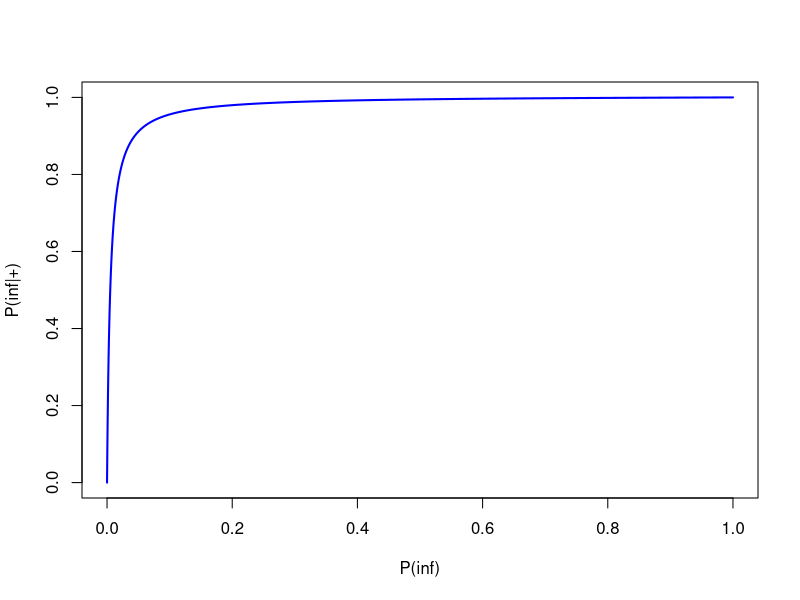
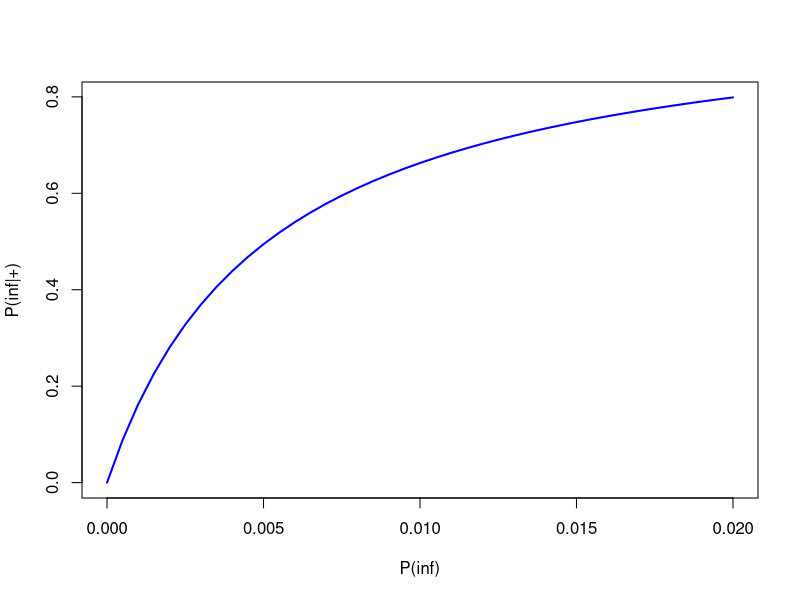

Write R code to recreate these figures, in order.
# P(inf|+) = P(+|inf) * P(inf)/[P(+|inf)*P(inf) + P(+|not inf)*P(not inf)]
inf<-seq(from = 0 , to = 1, by=0.0005)
pinf<-c()
for (i in inf) {
  p<- 0.973*i/(0.973*i+0.005*(1-i))
  pinf<-append(pinf,p)
}
plot(y =pinf,x = inf, ylab="P(inf|+)", xlab="P(inf)", type = "l",col="blue",lwd=2)

# plot when P(inf)<0.02
inf2<-seq(from = 0 , to = 0.02, by=0.0005)
pinf2<-c()
for (i in inf2) {
  p<- 0.973*i/(0.973*i+0.005*(1-i))
  pinf2<-append(pinf2,p)
}
plot(y =pinf2,x = inf2, ylab="P(inf|+)", xlab="P(inf)", type = "l",col="blue",lwd=2)
